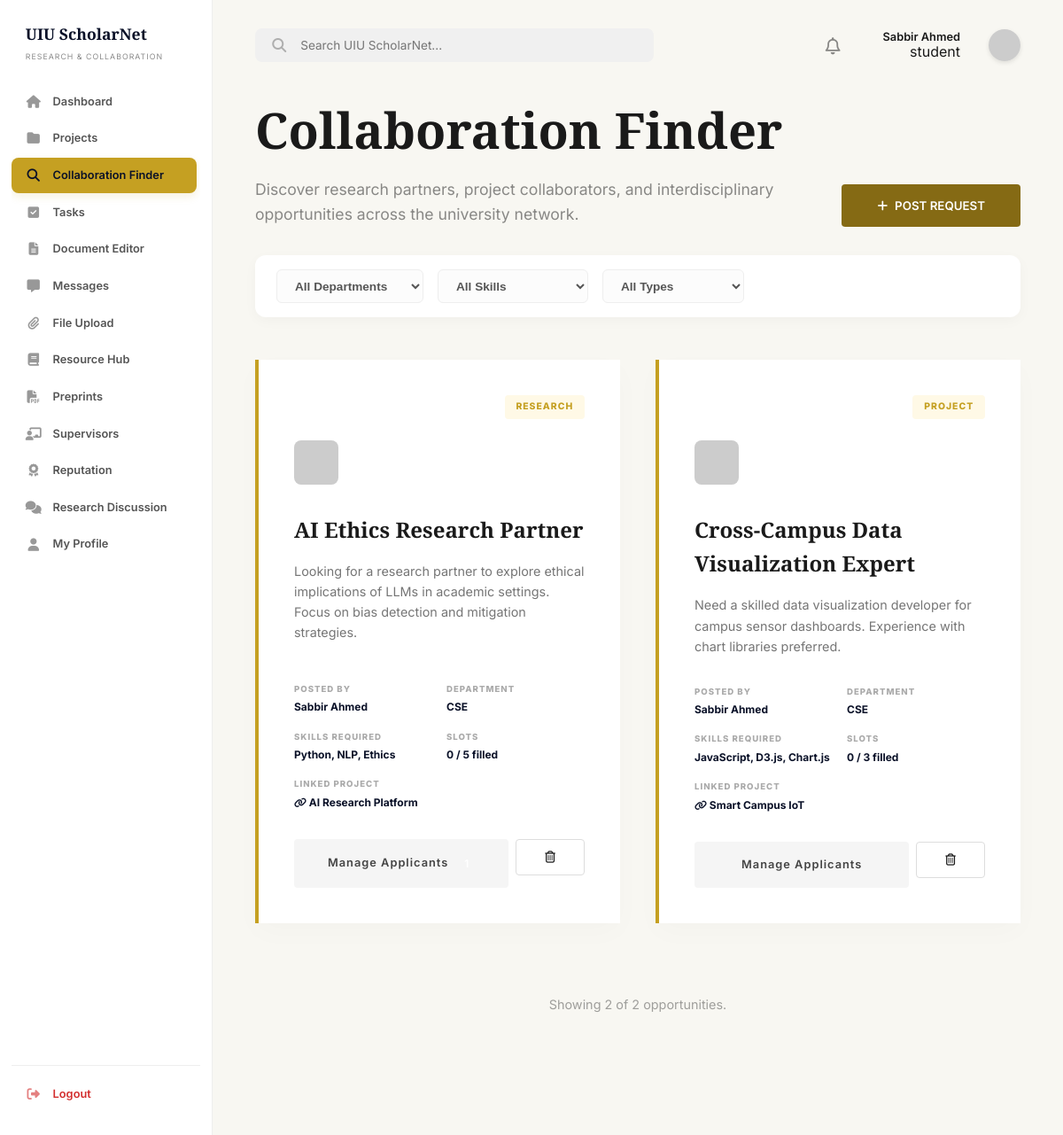
The page /dashboard/collaboration.php (signed in) on the database its author committed.
### tables this page shows
CREATE TABLE IF NOT EXISTS `users` (
    `id` INT AUTO_INCREMENT PRIMARY KEY,
    `full_name` VARCHAR(100) NOT NULL,
    `email` VARCHAR(100) UNIQUE NOT NULL,
    `password` VARCHAR(255) NOT NULL,
    `role` ENUM('student', 'faculty', 'admin') DEFAULT 'student',
    `is_verified` TINYINT(1) DEFAULT 1,
    `account_status` ENUM('active', 'banned') DEFAULT 'active',
    `department` VARCHAR(100),
    `interests` TEXT,
    `skills` TEXT,
    `points` INT DEFAULT 0,
    `reputation` INT DEFAULT 0,
    `last_active_at` TIMESTAMP NULL DEFAULT NULL,
    `created_at` TIMESTAMP DEFAULT CURRENT_TIMESTAMP
);

CREATE TABLE IF NOT EXISTS `collaboration_posts` (
    `id` INT AUTO_INCREMENT PRIMARY KEY,
    `user_id` INT,
    `project_id` INT NULL,
    `title` VARCHAR(255) NOT NULL,
    `department` VARCHAR(100),
    `description` TEXT,
    `skills_required` TEXT,
    `opportunity_type` VARCHAR(50) DEFAULT 'Research',
    `status` VARCHAR(20) DEFAULT 'open',
    `slots_total` INT DEFAULT 10,
    `created_at` TIMESTAMP DEFAULT CURRENT_TIMESTAMP,
    FOREIGN KEY (`user_id`) REFERENCES `users`(`id`) ON DELETE CASCADE,
    FOREIGN KEY (`project_id`) REFERENCES `projects`(`id`) ON DELETE SET NULL
);

CREATE TABLE IF NOT EXISTS `projects` (
    `id` INT AUTO_INCREMENT PRIMARY KEY,
    `title` VARCHAR(255) NOT NULL,
    `description` TEXT,
    `department` VARCHAR(100),
    `visibility` ENUM('public', 'institution', 'private') DEFAULT 'public',
    `status` ENUM('planning', 'active', 'review', 'completed') DEFAULT 'active',
    `progress` INT DEFAULT 0,
    `creator_id` INT,
    `supervisor_id` INT,
    `supervisor_approved` TINYINT(1) DEFAULT 0,
    `research_phase` VARCHAR(50) DEFAULT 'literature_review',
    `created_at` TIMESTAMP DEFAULT CURRENT_TIMESTAMP,
    FOREIGN KEY (`creator_id`) REFERENCES `users`(`id`) ON DELETE SET NULL,
    FOREIGN KEY (`supervisor_id`) REFERENCES `users`(`id`) ON DELETE SET NULL
);

### includes/auth_check.php (called while the page is built, shortened)
<?php
require_once('db_connect.php');
$user_id = (int)$_SESSION['user_id'];
$stmt = $conn->prepare("SELECT * FROM users WHERE id = ?");
$stmt->bind_param("i", $user_id);
$stmt->execute();
$user_result = $stmt->get_result();
$user_data = $user_result->fetch_assoc();
?>

### includes/db_connect.php (called while the page is built, shortened)
<?php
$host = getenv('DB_HOST') ?: "127.0.0.1";
$user = getenv('DB_USER') ?: "root";
$pass = getenv('DB_PASS');
if ($pass === false) {
    $pass = "";
}
$dbname = getenv('DB_NAME') ?: "uiu_scholarnet";
$port = getenv('DB_PORT') ?: 3306;
$conn = mysqli_connect($host, $user, $pass, $dbname, $port);
mysqli_set_charset($conn, "utf8mb4");
function db_query($sql, $params = [], $types = "") {
    global $conn;
    $stmt = $conn->prepare($sql);
    if ($params) {
        $stmt->bind_param($types, ...$params);
    }
    if (!$stmt->execute()) {
        die("Query execution failed: " . $stmt->error);
    }
    $result = $stmt->get_result();
    if ($result === false && $stmt->field_count === 0) {
        return true;
    }
    return $result;
}
?>

### dashboard/collaboration.php (the view, shortened to what this page needs)
<?php
require_once('../includes/auth_check.php');
$view = trim((string)($_GET['view'] ?? 'grid'));
$view = ($view === 'list') ? 'list' : 'grid';
$page = (int)($_GET['page'] ?? 1);
$perPage = 9;
$offset = ($page - 1) * $perPage;
$whereTypes = '';
$whereValues = [];
$whereSql = '';
$countSql = "SELECT COUNT(*) AS total
             FROM collaboration_posts cp" . $whereSql;
$totalRowsResult = db_query($countSql, $whereValues, $whereTypes);
$totalRows = (int)($totalRowsResult->fetch_assoc()['total'] ?? 0);
$postsSql = "SELECT cp.*, u.full_name, p.title AS linked_project_title,
                    COALESCE(a.total_applicants, 0) AS total_applicants,
                    COALESCE(a.pending_applicants, 0) AS pending_applicants,
                    COALESCE(a.accepted_applicants, 0) AS accepted_applicants,
                    ua.id AS user_applied, ua.status AS apply_status
             FROM collaboration_posts cp
             JOIN users u ON cp.user_id = u.id
             LEFT JOIN projects p ON cp.project_id = p.id
             LEFT JOIN (
                SELECT post_id,
                       COUNT(*) AS total_applicants,
                       SUM(CASE WHEN status = 'pending' THEN 1 ELSE 0 END) AS pending_applicants,
                       SUM(CASE WHEN status = 'accepted' THEN 1 ELSE 0 END) AS accepted_applicants
                FROM collaboration_applications
                GROUP BY post_id
             ) a ON a.post_id = cp.id
             LEFT JOIN collaboration_applications ua
                ON ua.post_id = cp.id AND ua.user_id = ?
             " . $whereSql . "
             ORDER BY cp.created_at DESC
             LIMIT ? OFFSET ?";
$postTypes = 'i' . $whereTypes . 'ii';
$postValues = array_merge([$user_id], $whereValues, [$perPage, $offset]);
$postsResult = db_query($postsSql, $postValues, $postTypes);
?>
<!DOCTYPE html>
<html lang="en">
<head>
    <link rel="stylesheet" href="https://cdnjs.cloudflare.com/ajax/libs/font-awesome/6.4.0/css/all.min.css">
    <link rel="stylesheet" href="../assets/css/style.css">
</head>
<body class="dashboard-page">
    <?php include('../includes/sidebar.php'); ?>
    <main class="main-content">
        <?php include('../includes/header.php'); ?>
        <section class="discovery-header">
            <div class="discovery-main">
                <div>
                    <h1 class="discovery-title">Collaboration Finder</h1>
                    <p class="discovery-desc">Discover research partners, project collaborators, and interdisciplinary opportunities across the university network.</p>
                </div>
                <button class="btn btn-primary btn-post-request" onclick="openModal()">
                    <i class="fa-solid fa-plus"></i> POST REQUEST
                </button>
            </div>
            <form method="GET" class="filter-bar" id="collabFilterForm">
                <div class="filter-group">
                    <select class="filter-select" name="department">
                        <option value="all">All Departments</option>
                    </select>
                    <select class="filter-select" name="skill">
                        <option value="all">All Skills</option>
                    </select>
                    <select class="filter-select" name="type">
                        <option value="all">All Types</option>
                    </select>
                </div>
            </form>
        </section>
        <div class="collaboration-grid collab-grid-3 <?php echo ($view === 'list') ? 'collab-list-view' : ''; ?>">
            <?php while ($row = $postsResult->fetch_assoc()): ?>
                <div class="collab-card">
                    <div class="card-tag"><?php echo strtoupper(htmlspecialchars((string)($row['opportunity_type'] ?? 'Research'))); ?></div>
                    <div class="card-author-info">
                        <img src="https://ui-avatars.com/api/?name=<?php echo urlencode($row['full_name']); ?>&background=f5f5f5&color=0a1128" alt="Author">
                    </div>
                    <h3 class="card-title"><?php echo htmlspecialchars((string)$row['title']); ?></h3>
                    <p class="card-desc">
                        <?php                        $desc = (string)($row['description'] ?? '');
                        echo htmlspecialchars((strlen($desc) > 150) ? substr($desc, 0, 150) . '...' : $desc);
                        ?>
                    </p>
                    <div class="meta-grid">
                        <div class="meta-block">
                            <span class="meta-label">Posted By</span>
                            <span class="meta-value"><?php echo htmlspecialchars((string)$row['full_name']); ?></span>
                        </div>
                        <div class="meta-block">
                            <span class="meta-label">Department</span>
                            <span class="meta-value"><?php echo htmlspecialchars((string)$row['department']); ?></span>
                        </div>
                        <div class="meta-block">
                            <span class="meta-label">Skills Required</span>
                            <span class="meta-value"><?php echo htmlspecialchars((string)($row['skills_required'] ?: 'Not specified')); ?></span>
                        </div>
                        <div class="meta-block">
                            <span class="meta-label">Slots</span>
                            <span class="meta-value"><?php echo (int)$row['accepted_applicants']; ?> / <?php echo (int)$row['slots_total']; ?> filled</span>
                        </div>
                        <?php if ($row['linked_project_title']): ?>
                        <div class="meta-block col-span-2">
                            <span class="meta-label">Linked Project</span>
                            <span class="meta-value text-secondary-bold">
                                <i class="fa-solid fa-link font-xs"></i> <?php echo htmlspecialchars((string)$row['linked_project_title']); ?>
                            </span>
                        </div>
                        <?php endif; ?>
                    </div>
                    <?php if ((int)$row['user_id'] === (int)$user_id): ?>
                        <div class="owner-actions flex-gap-sm-full">
                            <a href="manage_collaboration.php?id=<?php echo $row['id']; ?>" class="btn btn-apply btn-centered" style="position:relative;">
                                Manage Applicants
                                <?php if ($row['pending_applicants'] > 0): ?>
                                    <span class="badge" style="background:var(--danger-color);color:white;padding:2px 6px;border-radius:10px;font-size:0.75rem;margin-left:0.25rem;"><?php echo $row['pending_applicants']; ?></span>
                                <?php endif; ?>
                            </a>
                            <form action="../actions/delete_collaboration_post.php" method="POST" class="flex-none" onsubmit="return confirm('Permanently delete this collaboration request?');">
                                <button class="btn btn-outline btn-danger-outline" type="submit">
                                    <i class="fa-regular fa-trash-can"></i>
                                </button>
                            </form>
                        </div>
                    <?php endif; ?>
                </div>
            <?php endwhile; ?>
        </div>
        <div class="pagination">
            <p class="pagination-info">Showing <?php echo min($perPage, max(0, $totalRows - $offset)); ?> of <?php echo $totalRows; ?> opportunities.</p>
        </div>
    </main>
</body>
</html>

### includes/header.php (shortened to what this page needs)
<header class="dash-header">
    <div class="search-container">
        <i class="fa-solid fa-magnifying-glass search-icon"></i>
        <input type="text" placeholder="Search UIU ScholarNet...">
    </div>
    <div class="header-actions flex-center-end">
        <?php if ((!isset($is_admin_panel) || !$is_admin_panel) && (!isset($is_admin_sidebar) || !$is_admin_sidebar)): ?>
        <a href="notifications.php" class="notification-icon text-inherit relative flex-center h-36px">
            <i class="fa-regular fa-bell header-icon text-1-2rem"></i>
        </a>
        <?php endif; ?>
        <div class="flex-column-end">
            <span class="fw-600 text-0-8rem text-color-primary"><?php echo htmlspecialchars($user_data['full_name'] ?? 'User'); ?></span>
            <?php if (isset($user_data['role'])): ?>
                <?php if ($user_data['role'] === 'admin'): ?>
                    <span class="role-admin">ADMIN</span>
                <?php elseif ($user_data['role'] === 'faculty' && isset($user_data['is_verified']) && $user_data['is_verified']): ?>
                    <span class="role-faculty"><i class="fa-solid fa-circle-check"></i> FACULTY</span>
                <?php elseif ($user_data['role'] === 'faculty' && isset($user_data['is_verified']) && !$user_data['is_verified']): ?>
                    <span class="role-unverified">UNVERIFIED</span>
                <?php else: ?>
                    <span class="role-default"><?php echo htmlspecialchars($user_data['role']); ?></span>
                <?php endif; ?>
            <?php endif; ?>
        </div>
        <a href="profile.php" class="text-inherit flex-center">
            <img src="https://ui-avatars.com/api/?name=<?php echo urlencode($user_data['full_name'] ?? 'User'); ?>&background=0a1128&color=fff" alt="Avatar" class="avatar-header">
        </a>
    </div>
</header>

### rows shown on the page
users: full_name "Sabbir Ahmed", role "student"
collaboration_posts: opportunity_type "RESEARCH", title "AI Ethics Research Partner", description "Looking for a research partner to explore ethical implications of LLMs in academic settings. Focus on bias detection and mitigation strategies.", user.full_name "Sabbir Ahmed", department "CSE", skills_required "Python, NLP, Ethics", accepted_applicants "0", slots_total "5", project.title "AI Research Platform"
collaboration_posts: opportunity_type "PROJECT", title "Cross-Campus Data Visualization Expert", description "Need a skilled data visualization developer for campus sensor dashboards. Experience with chart libraries preferred.", user.full_name "Sabbir Ahmed", department "CSE", skills_required "JavaScript, D3.js, Chart.js", accepted_applicants "0", slots_total "3", project.title "Smart Campus IoT"

### other values the page prints
min($perPage, max(0, $totalRows - $offset)) "2"
$totalRows "2"
